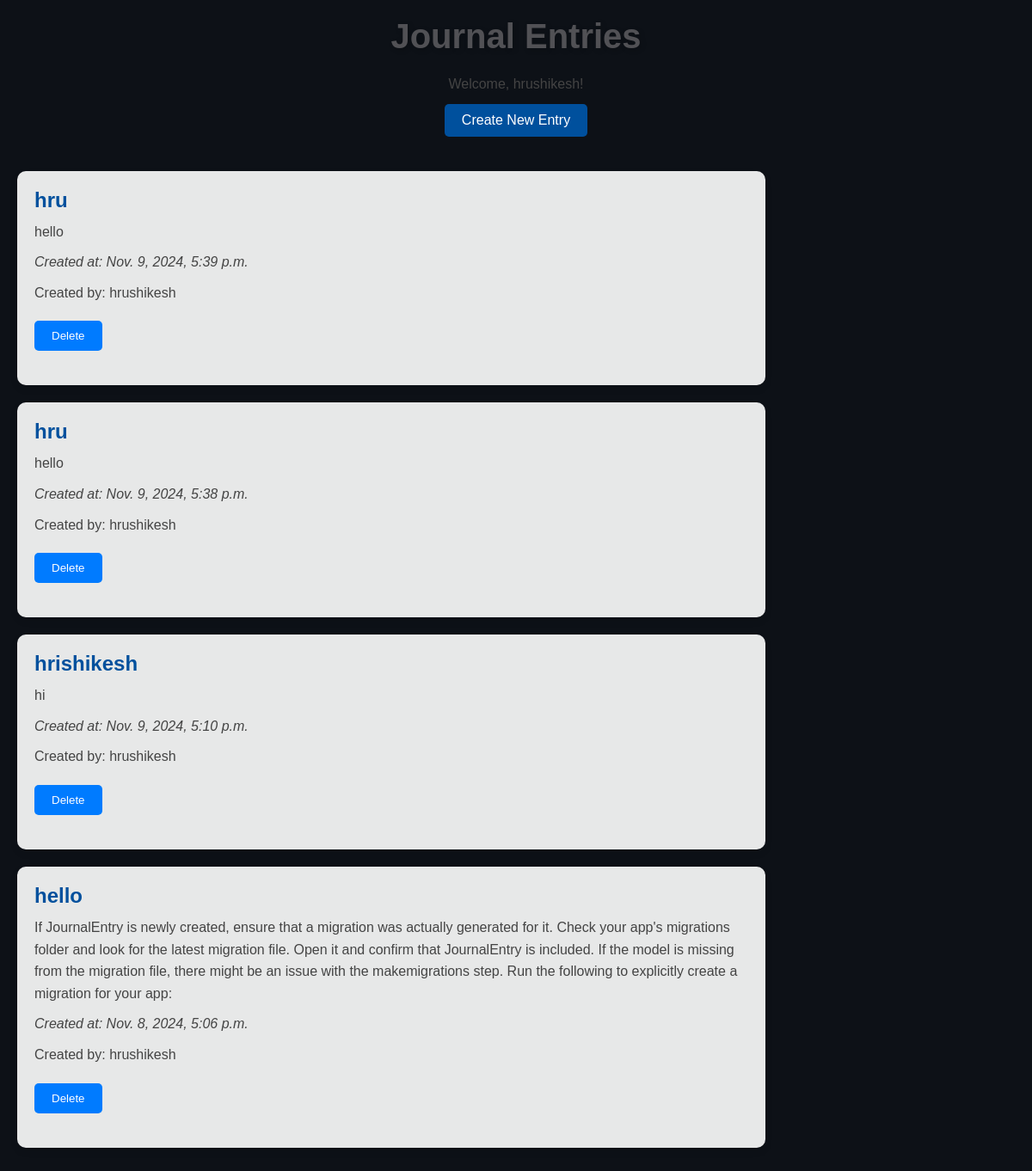
The page /journal/ (signed in) on the database as committed earlier.
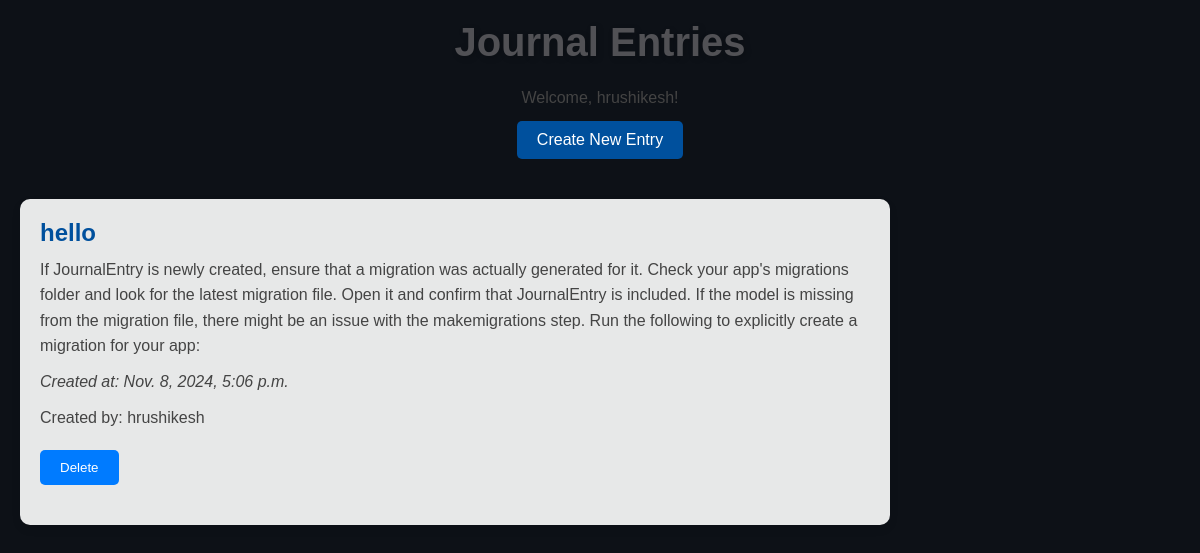
The same page on the database as committed later.
### myapp_15/models.py (models this page shows, shortened)
class JournalEntry(models.Model):
    user = models.ForeignKey(User, on_delete=models.CASCADE)
    title = models.CharField(max_length=200)
    content = models.TextField()
    created_at = models.DateTimeField(default=timezone.now)

### myapp_15/views.py (the view)
# urls.py: path('journal/', views.journal_list, name='journal_list'),
@login_required
def journal_list(request):
    entries = JournalEntry.objects.filter(user=request.user).order_by('-created_at')
    return render(request, 'accounts/journal_list.html', {'entries': entries})

### myapp_15/templates/accounts/journal_list.html (shortened to what this page needs)
<!DOCTYPE html>
<html>
<head>
    {% load static %}
    <link rel="stylesheet" type="text/css" href="{% static 'css/styles.css' %}">
</head>
<body>
    <h1>Journal Entries</h1>
    <p>Welcome, {{ request.user.username }}!</p>
    <a href="{% url 'journal_create' %}">Create New Entry</a>
    <div class="journal-entry-container">
        {% for entry in entries %}
            <div class="journal-card">
                <h2 class="H2">{{ entry.title }}</h2>
                <p>{{ entry.content }}</p>
                <p><em>Created at: {{ entry.created_at }}</em></p>
                <p>Created by: {{ entry.user.username }}</p>
                <form method="post" action="{% url 'journal_delete' entry.pk %}">
                    <button type="submit">Delete</button>
                </form>
            </div>
        {% endfor %}
    </div>
</body>
</html>

### myapp_15/static/css/styles.css (style rules this page uses)
body { font-family: Arial, sans-serif; color: #333; margin: 0; padding: 0; display: flex; flex-direction: column; align-items: center; background-color: #0d1117; background-size: cover; background-repeat: no-repeat; min-height: 100vh; transition: background-color 0.3s ease-in-out; }
h1 { color: #515155; margin: 20px 0; text-align: center; font-size: 2.5em; text-shadow: 2px 2px 6px rgba(0, 0, 0, 0.2); }
a { background-color: #00509d; color: white; padding: 10px 20px; text-decoration: none; border-radius: 5px; margin-bottom: 20px; transition: background-color 0.3s ease-in-out; }
.journal-entry-container { display: flex; flex-direction: column; align-items: flex-start; width: 100%; max-width: 100%; padding: 20px; box-sizing: border-box; }
.journal-card { background-color: rgba(255, 255, 255, 0.9); padding: 20px; margin-bottom: 20px; border-radius: 10px; box-shadow: 0 4px 8px rgba(0, 0, 0, 0.1); width: 75%; max-width: none; box-sizing: border-box; }
h2, .H2 { margin: 0 0 10px; color: #00509d; font-weight: bold; }
p { margin: 0 0 10px; line-height: 1.6; color: #444; }
form { display: flex; flex-direction: column; width: 75%; max-width: none; margin: 20px 0; align-items: flex-start; }
button { background-color: #007bff; color: white; padding: 10px 20px; border: none; border-radius: 5px; cursor: pointer; transition: background-color 0.3s ease-in-out; }

Rows that differ between the two databases and show on the page:
removed JournalEntry: title "hru", content "hello", created_at "Nov. 9, 2024, 5:39 p.m.", user.username "hrushikesh"
removed JournalEntry: title "hru", content "hello", created_at "Nov. 9, 2024, 5:38 p.m.", user.username "hrushikesh"
removed JournalEntry: title "hrishikesh", content "hi", created_at "Nov. 9, 2024, 5:10 p.m.", user.username "hrushikesh"
